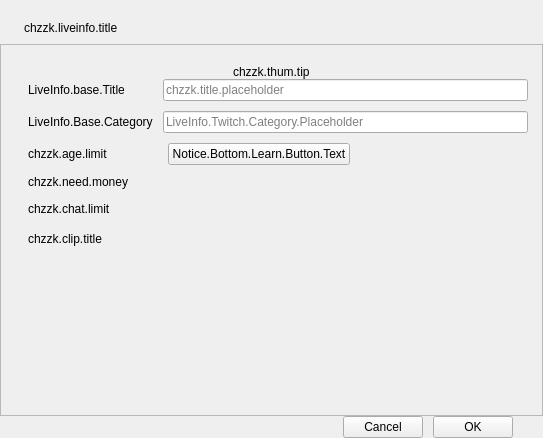
<?xml version="1.0" encoding="UTF-8"?>
<ui version="4.0">
 <class>PLSLiveInfoChzzk</class>
 <widget class="QWidget" name="PLSLiveInfoChzzk">
  <property name="geometry">
   <rect>
    <x>0</x>
    <y>0</y>
    <width>543</width>
    <height>438</height>
   </rect>
  </property>
  <property name="windowTitle">
   <string>LiveInfo.liveinformation</string>
  </property>
  <layout class="QVBoxLayout" name="verticalLayout">
   <property name="spacing">
    <number>0</number>
   </property>
   <property name="leftMargin">
    <number>0</number>
   </property>
   <property name="topMargin">
    <number>0</number>
   </property>
   <property name="rightMargin">
    <number>0</number>
   </property>
   <property name="bottomMargin">
    <number>0</number>
   </property>
   <item>
    <widget class="QWidget" name="titleWidget" native="true">
     <layout class="QHBoxLayout" name="horizontalLayout">
      <property name="spacing">
       <number>0</number>
      </property>
      <property name="leftMargin">
       <number>24</number>
      </property>
      <property name="topMargin">
       <number>18</number>
      </property>
      <property name="rightMargin">
       <number>24</number>
      </property>
      <property name="bottomMargin">
       <number>6</number>
      </property>
      <item>
       <widget class="QLabel" name="titleLabel">
        <property name="text">
         <string>chzzk.liveinfo.title</string>
        </property>
       </widget>
      </item>
      <item>
       <spacer name="horizontalSpacer_5">
        <property name="orientation">
         <enum>Qt::Horizontal</enum>
        </property>
        <property name="sizeHint" stdset="0">
         <size>
          <width>0</width>
          <height>20</height>
         </size>
        </property>
       </spacer>
      </item>
     </layout>
    </widget>
   </item>
   <item>
    <widget class="QScrollArea" name="scrollArea">
     <property name="widgetResizable">
      <bool>true</bool>
     </property>
     <property name="alignment">
      <set>Qt::AlignLeading|Qt::AlignLeft|Qt::AlignTop</set>
     </property>
     <widget class="QWidget" name="scrollAreaWidgetContents_2">
      <property name="geometry">
       <rect>
        <x>0</x>
        <y>0</y>
        <width>541</width>
        <height>350</height>
       </rect>
      </property>
      <layout class="QVBoxLayout" name="verticalLayout_3">
       <property name="spacing">
        <number>0</number>
       </property>
       <property name="leftMargin">
        <number>0</number>
       </property>
       <property name="topMargin">
        <number>0</number>
       </property>
       <property name="rightMargin">
        <number>0</number>
       </property>
       <property name="bottomMargin">
        <number>0</number>
       </property>
       <item alignment="Qt::AlignTop">
        <widget class="QWidget" name="thumWidget" native="true">
         <layout class="QVBoxLayout" name="verticalLayout_4">
          <property name="spacing">
           <number>6</number>
          </property>
          <property name="leftMargin">
           <number>0</number>
          </property>
          <property name="topMargin">
           <number>0</number>
          </property>
          <property name="rightMargin">
           <number>0</number>
          </property>
          <property name="bottomMargin">
           <number>0</number>
          </property>
          <item alignment="Qt::AlignHCenter">
           <widget class="PLSSelectImageButton" name="thumbnailButton">
            <property name="text">
             <string/>
            </property>
           </widget>
          </item>
          <item alignment="Qt::AlignHCenter|Qt::AlignTop">
           <widget class="QLabel" name="thumDetailLabel">
            <property name="text">
             <string>chzzk.thum.tip</string>
            </property>
           </widget>
          </item>
          <item>
           <spacer name="verticalSpacer">
            <property name="orientation">
             <enum>Qt::Vertical</enum>
            </property>
            <property name="sizeHint" stdset="0">
             <size>
              <width>20</width>
              <height>0</height>
             </size>
            </property>
           </spacer>
          </item>
         </layout>
        </widget>
       </item>
       <item>
        <widget class="QWidget" name="midwidget" native="true">
         <layout class="QFormLayout" name="formLayout">
          <property name="fieldGrowthPolicy">
           <enum>QFormLayout::AllNonFixedFieldsGrow</enum>
          </property>
          <property name="rowWrapPolicy">
           <enum>QFormLayout::DontWrapRows</enum>
          </property>
          <property name="labelAlignment">
           <set>Qt::AlignLeading|Qt::AlignLeft|Qt::AlignTop</set>
          </property>
          <property name="formAlignment">
           <set>Qt::AlignLeading|Qt::AlignLeft|Qt::AlignTop</set>
          </property>
          <property name="horizontalSpacing">
           <number>10</number>
          </property>
          <property name="verticalSpacing">
           <number>10</number>
          </property>
          <property name="leftMargin">
           <number>27</number>
          </property>
          <property name="topMargin">
           <number>0</number>
          </property>
          <property name="rightMargin">
           <number>14</number>
          </property>
          <property name="bottomMargin">
           <number>20</number>
          </property>
          <item row="0" column="0">
           <widget class="QLabel" name="liveTitleLabel">
            <property name="text">
             <string>LiveInfo.base.Title</string>
            </property>
           </widget>
          </item>
          <item row="0" column="1">
           <widget class="PLSLineEdit" name="lineEditTitle">
            <property name="sizePolicy">
             <sizepolicy hsizetype="Expanding" vsizetype="Fixed">
              <horstretch>0</horstretch>
              <verstretch>0</verstretch>
             </sizepolicy>
            </property>
            <property name="text">
             <string/>
            </property>
            <property name="alignment">
             <set>Qt::AlignLeading|Qt::AlignLeft|Qt::AlignVCenter</set>
            </property>
            <property name="placeholderText">
             <string>chzzk.title.placeholder</string>
            </property>
           </widget>
          </item>
          <item row="1" column="0">
           <widget class="QLabel" name="leftTitle_category">
            <property name="text">
             <string>LiveInfo.Base.Category</string>
            </property>
           </widget>
          </item>
          <item row="1" column="1">
           <widget class="PLSSearchCombobox" name="lineEditCategory">
            <property name="placeholderText">
             <string>LiveInfo.Twitch.Category.Placeholder</string>
            </property>
           </widget>
          </item>
          <item row="2" column="0">
           <widget class="QLabel" name="leftTitle_age">
            <property name="text">
             <string>chzzk.age.limit</string>
            </property>
           </widget>
          </item>
          <item row="2" column="1">
           <widget class="QWidget" name="widget_2" native="true">
            <layout class="QHBoxLayout" name="horizontalLayout_7" stretch="0,0,0">
             <property name="spacing">
              <number>5</number>
             </property>
             <property name="leftMargin">
              <number>0</number>
             </property>
             <property name="topMargin">
              <number>0</number>
             </property>
             <property name="rightMargin">
              <number>0</number>
             </property>
             <property name="bottomMargin">
              <number>0</number>
             </property>
             <item>
              <widget class="PLSCheckBox" name="age_checkbox" native="true">
               <property name="text" stdset="0">
                <string>chzzk.age.limit.content</string>
               </property>
              </widget>
             </item>
             <item alignment="Qt::AlignLeft">
              <widget class="QPushButton" name="pushButton_age">
               <property name="text">
                <string>Notice.Bottom.Learn.Button.Text</string>
               </property>
              </widget>
             </item>
             <item>
              <spacer name="horizontalSpacer_2">
               <property name="orientation">
                <enum>Qt::Horizontal</enum>
               </property>
               <property name="sizeHint" stdset="0">
                <size>
                 <width>40</width>
                 <height>20</height>
                </size>
               </property>
              </spacer>
             </item>
            </layout>
           </widget>
          </item>
          <item row="3" column="0">
           <widget class="QLabel" name="leftTitle_money">
            <property name="text">
             <string>chzzk.need.money</string>
            </property>
           </widget>
          </item>
          <item row="3" column="1">
           <widget class="PLSCheckBox" name="money_checkbox" native="true">
            <property name="text" stdset="0">
             <string>chzzk.need.money.content</string>
            </property>
           </widget>
          </item>
          <item row="4" column="0">
           <widget class="QLabel" name="leftTitle_chat">
            <property name="text">
             <string>chzzk.chat.limit</string>
            </property>
           </widget>
          </item>
          <item row="4" column="1">
           <widget class="QWidget" name="ageRadioWidget" native="true">
            <layout class="QHBoxLayout" name="horizontalLayout_4">
             <property name="spacing">
              <number>2</number>
             </property>
             <property name="leftMargin">
              <number>0</number>
             </property>
             <property name="topMargin">
              <number>0</number>
             </property>
             <property name="rightMargin">
              <number>0</number>
             </property>
             <property name="bottomMargin">
              <number>0</number>
             </property>
             <item>
              <widget class="PLSRadioButton" name="radioButton_chat_all" native="true">
               <property name="text" stdset="0">
                <string>chzzk.chat.limit.all</string>
               </property>
              </widget>
             </item>
             <item>
              <spacer name="horizontalSpacer_4">
               <property name="orientation">
                <enum>Qt::Horizontal</enum>
               </property>
               <property name="sizeType">
                <enum>QSizePolicy::Minimum</enum>
               </property>
               <property name="sizeHint" stdset="0">
                <size>
                 <width>18</width>
                 <height>20</height>
                </size>
               </property>
              </spacer>
             </item>
             <item>
              <widget class="PLSRadioButton" name="radioButton_chat_follow" native="true">
               <property name="text" stdset="0">
                <string>chzzk.chat.limit.followers</string>
               </property>
              </widget>
             </item>
             <item>
              <widget class="PLSHelpIcon" name="label">
               <property name="toolTip">
                <string>chzzk.chat.limit.followers.tooltip</string>
               </property>
               <property name="text">
                <string/>
               </property>
              </widget>
             </item>
             <item>
              <spacer name="horizontalSpacer_3">
               <property name="orientation">
                <enum>Qt::Horizontal</enum>
               </property>
               <property name="sizeType">
                <enum>QSizePolicy::Fixed</enum>
               </property>
               <property name="sizeHint" stdset="0">
                <size>
                 <width>18</width>
                 <height>20</height>
                </size>
               </property>
              </spacer>
             </item>
             <item>
              <widget class="PLSRadioButton" name="radioButton_chat_manager" native="true">
               <property name="toolTip">
                <string>chzzk.chat.limit.admin.tooltip</string>
               </property>
               <property name="text" stdset="0">
                <string>chzzk.chat.limit.admin</string>
               </property>
              </widget>
             </item>
             <item alignment="Qt::AlignLeft|Qt::AlignVCenter">
              <widget class="PLSHelpIcon" name="label_2">
               <property name="toolTip">
                <string>chzzk.chat.limit.admin.tooltip</string>
               </property>
               <property name="text">
                <string/>
               </property>
              </widget>
             </item>
             <item>
              <spacer name="horizontalSpacer">
               <property name="orientation">
                <enum>Qt::Horizontal</enum>
               </property>
               <property name="sizeHint" stdset="0">
                <size>
                 <width>1</width>
                 <height>20</height>
                </size>
               </property>
              </spacer>
             </item>
            </layout>
           </widget>
          </item>
          <item row="5" column="0">
           <widget class="QLabel" name="label_clip">
            <property name="text">
             <string>chzzk.clip.title</string>
            </property>
           </widget>
          </item>
          <item row="6" column="0">
           <spacer name="verticalSpacer_2">
            <property name="orientation">
             <enum>Qt::Vertical</enum>
            </property>
            <property name="sizeHint" stdset="0">
             <size>
              <width>20</width>
              <height>1</height>
             </size>
            </property>
           </spacer>
          </item>
          <item row="5" column="1">
           <widget class="QWidget" name="widget" native="true">
            <layout class="QHBoxLayout" name="horizontalLayout_2">
             <property name="spacing">
              <number>18</number>
             </property>
             <property name="leftMargin">
              <number>0</number>
             </property>
             <property name="topMargin">
              <number>0</number>
             </property>
             <property name="rightMargin">
              <number>0</number>
             </property>
             <property name="bottomMargin">
              <number>0</number>
             </property>
             <item>
              <widget class="PLSRadioButton" name="radioButton_clip_allow" native="true">
               <property name="text" stdset="0">
                <string>chzzk.clip.allow</string>
               </property>
              </widget>
             </item>
             <item>
              <widget class="PLSRadioButton" name="radioButton_clip_not_allow" native="true">
               <property name="text" stdset="0">
                <string>chzzk.clip.not.allow</string>
               </property>
              </widget>
             </item>
             <item>
              <spacer name="horizontalSpacer_6">
               <property name="orientation">
                <enum>Qt::Horizontal</enum>
               </property>
               <property name="sizeHint" stdset="0">
                <size>
                 <width>40</width>
                 <height>20</height>
                </size>
               </property>
              </spacer>
             </item>
            </layout>
           </widget>
          </item>
         </layout>
        </widget>
       </item>
      </layout>
     </widget>
    </widget>
   </item>
   <item>
    <widget class="QWidget" name="bottomWidget" native="true">
     <layout class="QVBoxLayout" name="verticalLayout_2">
      <property name="spacing">
       <number>0</number>
      </property>
      <property name="leftMargin">
       <number>0</number>
      </property>
      <property name="topMargin">
       <number>0</number>
      </property>
      <property name="rightMargin">
       <number>0</number>
      </property>
      <property name="bottomMargin">
       <number>0</number>
      </property>
      <item>
       <widget class="QWidget" name="lineView" native="true"/>
      </item>
      <item alignment="Qt::AlignRight">
       <widget class="QWidget" name="bottomButtonWidget" native="true">
        <layout class="QHBoxLayout" name="horizontalLayout_3">
         <property name="spacing">
          <number>10</number>
         </property>
         <property name="leftMargin">
          <number>0</number>
         </property>
         <property name="topMargin">
          <number>0</number>
         </property>
         <property name="rightMargin">
          <number>30</number>
         </property>
         <property name="bottomMargin">
          <number>0</number>
         </property>
         <item>
          <widget class="QPushButton" name="cancelButton">
           <property name="focusPolicy">
            <enum>Qt::NoFocus</enum>
           </property>
           <property name="text">
            <string>Cancel</string>
           </property>
           <property name="useFor" stdset="0">
            <string notr="true">Cancel</string>
           </property>
          </widget>
         </item>
         <item>
          <widget class="QPushButton" name="okButton">
           <property name="focusPolicy">
            <enum>Qt::NoFocus</enum>
           </property>
           <property name="text">
            <string>OK</string>
           </property>
           <property name="useFor" stdset="0">
            <string notr="true">Ok</string>
           </property>
          </widget>
         </item>
        </layout>
       </widget>
      </item>
     </layout>
    </widget>
   </item>
  </layout>
 </widget>
 <customwidgets>
  <customwidget>
   <class>PLSLineEdit</class>
   <extends>QLineEdit</extends>
   <header>PLSEdit.h</header>
  </customwidget>
  <customwidget>
   <class>PLSSelectImageButton</class>
   <extends>QLabel</extends>
   <header>PLSSelectImageButton.h</header>
  </customwidget>
  <customwidget>
   <class>PLSRadioButton</class>
   <extends>QWidget</extends>
   <header location="global">PLSRadioButton.h</header>
   <container>1</container>
  </customwidget>
  <customwidget>
   <class>PLSHelpIcon</class>
   <extends>QLabel</extends>
   <header>PLSLabel.h</header>
  </customwidget>
  <customwidget>
   <class>PLSCheckBox</class>
   <extends>QWidget</extends>
   <header>PLSCheckBox.h</header>
   <container>1</container>
  </customwidget>
  <customwidget>
   <class>PLSSearchCombobox</class>
   <extends>QLineEdit</extends>
   <header>PLSSearchCombobox.h</header>
  </customwidget>
 </customwidgets>
 <resources/>
 <connections/>
</ui>
